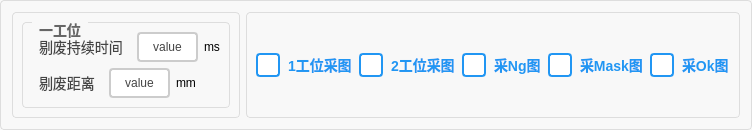
      <widget class="QGroupBox" name="groupBox_14">
       <property name="styleSheet">
        <string notr="true">QGroupBox {
    border: 1px solid #DDD;
    border-radius: 4px;
    font: bold 14px;
    color: #666;
    background-color: #F8F8F8;
}

QGroupBox::title {
    subcontrol-origin: margin;
    subcontrol-position: top left;
    left: 10px;
    padding: 0 5px;
}</string>
       </property>
       <property name="title">
        <string/>
       </property>
       <layout class="QHBoxLayout" name="horizontalLayout_19" stretch="3,1">
        <item>
         <widget class="QGroupBox" name="groupBox_10">
          <property name="styleSheet">
           <string notr="true">QGroupBox {
    border: 1px solid #DDD;
    border-radius: 4px;
    font: bold 14px;
    color: #666;
    background-color: #F8F8F8;
}

QGroupBox::title {
    subcontrol-origin: margin;
    subcontrol-position: top left;
    left: 10px;
    padding: 0 5px;
}</string>
          </property>
          <property name="title">
           <string/>
          </property>
          <layout class="QHBoxLayout" name="horizontalLayout_13">
           <item>
            <widget class="QGroupBox" name="groupBox_8">
             <property name="styleSheet">
              <string notr="true">QGroupBox {
    border: 1px solid #DDD;
    border-radius: 4px;
    font: bold 14px;
    color: #666;
    background-color: #F8F8F8;
}

QGroupBox::title {
    subcontrol-origin: margin;
    subcontrol-position: top left;
    left: 10px;
    padding: 0 5px;
}</string>
             </property>
             <property name="title">
              <string>一工位</string>
             </property>
             <layout class="QVBoxLayout" name="verticalLayout_4">
              <item>
               <layout class="QHBoxLayout" name="horizontalLayout_9">
                <item>
                 <widget class="QLabel" name="label_13">
                  <property name="styleSheet">
                   <string notr="true">/* 基础标签样式 */
QLabel {
    color: #444444;          /* 主文字色 */
    font-size: 14px;         /* 标准字号 */
    background: transparent; /* 透明背景 */
    padding: 2px 4px;        /* 基础内边距 */
}

/* 标题样式 */
QLabel.title {
    font-size: 16px;
    font-weight: 600;
    color: #333333;
    border-bottom: 1px solid #DDDDDD; /* 下划线装饰 */
    padding-bottom: 4px;
}

/* 副标题/次要文本 */
QLabel.subtitle {
    color: #666666;
    font-size: 13px;
    font-style: italic;
}

/* 强调文本 */
QLabel.emphasis {
    color: #333333;
    font-weight: 500;
    background-color: #F5F5F5;
    border-radius: 3px;
    padding: 4px 8px;
}

/* 状态标签（成功/警告/错误） */
QLabel[state=&quot;success&quot;] {
    color: #228B22;          /* 森林绿 */
    border-left: 3px solid #228B22;
    padding-left: 8px;
}

QLabel[state=&quot;warning&quot;] {
    color: #FF8C00;          /* 暗橙 */
    border-left: 3px solid #FF8C00;
    padding-left: 8px;
}

QLabel[state=&quot;error&quot;] {
    color: #B22222;          /* 砖红 */
    border-left: 3px solid #B22222;
    padding-left: 8px;
}

/* 数据展示标签 */
QLabel.data {
    color: #2F4F4F;          /* 深石板灰 */
    font-family: monospace;
    border: 1px solid #E0E0E0;
    background-color: #FFFFFF;
    padding: 6px 12px;
    border-radius: 4px;
}

/* 禁用状态 */
QLabel:disabled {
    color: #AAAAAA;
    background-color: transparent;
}

/* 链接样式（伪链接效果） */
QLabel.link {
    color: #4682B4;          /* 钢蓝 */
    text-decoration: underline;
    border-bottom: 1px dotted #4682B4;
}

/* 图标标签 */
QLabel.icon {
    qproperty-alignment: AlignCenter;
    border: 1px solid #E0E0E0;
    border-radius: 4px;
    background-color: #FFFFFF;
    padding: 12px;
}</string>
                  </property>
                  <property name="text">
                   <string>剔废持续时间</string>
                  </property>
                 </widget>
                </item>
                <item>
                 <widget class="QPushButton" name="pbtn_tifeichixushijian1">
                  <property name="sizePolicy">
                   <sizepolicy hsizetype="Minimum" vsizetype="Minimum">
                    <horstretch>0</horstretch>
                    <verstretch>0</verstretch>
                   </sizepolicy>
                  </property>
                  <property name="styleSheet">
                   <string notr="true">QPushButton {
    padding: 6px 14px;
    border: 2px solid #CCC;
    border-radius: 4px;
    background-color: white;
    color: #444;
}

QPushButton:hover {
    border-color: #999;
    background-color: #F5F5F5;
}

QPushButton:pressed {
    border-color: #777;
    background-color: #EEE;
}</string>
                  </property>
                  <property name="text">
                   <string>value</string>
                  </property>
                 </widget>
                </item>
                <item>
                 <widget class="QLabel" name="label_14">
                  <property name="text">
                   <string>ms</string>
                  </property>
                 </widget>
                </item>
               </layout>
              </item>
              <item>
               <layout class="QHBoxLayout" name="horizontalLayout_10">
                <item>
                 <widget class="QLabel" name="label_15">
                  <property name="styleSheet">
                   <string notr="true">/* 基础标签样式 */
QLabel {
    color: #444444;          /* 主文字色 */
    font-size: 14px;         /* 标准字号 */
    background: transparent; /* 透明背景 */
    padding: 2px 4px;        /* 基础内边距 */
}

/* 标题样式 */
QLabel.title {
    font-size: 16px;
    font-weight: 600;
    color: #333333;
    border-bottom: 1px solid #DDDDDD; /* 下划线装饰 */
    padding-bottom: 4px;
}

/* 副标题/次要文本 */
QLabel.subtitle {
    color: #666666;
    font-size: 13px;
    font-style: italic;
}

/* 强调文本 */
QLabel.emphasis {
    color: #333333;
    font-weight: 500;
    background-color: #F5F5F5;
    border-radius: 3px;
    padding: 4px 8px;
}

/* 状态标签（成功/警告/错误） */
QLabel[state=&quot;success&quot;] {
    color: #228B22;          /* 森林绿 */
    border-left: 3px solid #228B22;
    padding-left: 8px;
}

QLabel[state=&quot;warning&quot;] {
    color: #FF8C00;          /* 暗橙 */
    border-left: 3px solid #FF8C00;
    padding-left: 8px;
}

QLabel[state=&quot;error&quot;] {
    color: #B22222;          /* 砖红 */
    border-left: 3px solid #B22222;
    padding-left: 8px;
}

/* 数据展示标签 */
QLabel.data {
    color: #2F4F4F;          /* 深石板灰 */
    font-family: monospace;
    border: 1px solid #E0E0E0;
    background-color: #FFFFFF;
    padding: 6px 12px;
    border-radius: 4px;
}

/* 禁用状态 */
QLabel:disabled {
    color: #AAAAAA;
    background-color: transparent;
}

/* 链接样式（伪链接效果） */
QLabel.link {
    color: #4682B4;          /* 钢蓝 */
    text-decoration: underline;
    border-bottom: 1px dotted #4682B4;
}

/* 图标标签 */
QLabel.icon {
    qproperty-alignment: AlignCenter;
    border: 1px solid #E0E0E0;
    border-radius: 4px;
    background-color: #FFFFFF;
    padding: 12px;
}</string>
                  </property>
                  <property name="text">
                   <string>剔废距离</string>
                  </property>
                 </widget>
                </item>
                <item>
                 <widget class="QPushButton" name="pbtn_tifeijuli1">
                  <property name="sizePolicy">
                   <sizepolicy hsizetype="Minimum" vsizetype="Minimum">
                    <horstretch>0</horstretch>
                    <verstretch>0</verstretch>
                   </sizepolicy>
                  </property>
                  <property name="styleSheet">
                   <string notr="true">QPushButton {
    padding: 6px 14px;
    border: 2px solid #CCC;
    border-radius: 4px;
    background-color: white;
    color: #444;
}

QPushButton:hover {
    border-color: #999;
    background-color: #F5F5F5;
}

QPushButton:pressed {
    border-color: #777;
    background-color: #EEE;
}</string>
                  </property>
                  <property name="text">
                   <string>value</string>
                  </property>
                 </widget>
                </item>
                <item>
                 <widget class="QLabel" name="label_16">
                  <property name="text">
                   <string>mm</string>
                  </property>
                 </widget>
                </item>
               </layout>
              </item>
             </layout>
            </widget>
           </item>
          </layout>
         </widget>
        </item>
        <item>
         <widget class="QGroupBox" name="groupBox_15">
          <property name="styleSheet">
           <string notr="true">QGroupBox {
    border: 1px solid #DDD;
    border-radius: 4px;
    font: bold 14px;
    color: #666;
    background-color: #F8F8F8;
}

QGroupBox::title {
    subcontrol-origin: margin;
    subcontrol-position: top left;
    left: 10px;
    padding: 0 5px;
}</string>
          </property>
          <property name="title">
           <string/>
          </property>
          <layout class="QHBoxLayout" name="horizontalLayout_22">
           <item>
            <layout class="QHBoxLayout" name="horizontalLayout_21">
             <item>
              <widget class="QCheckBox" name="cBox_takeCamera1Pictures">
               <property name="styleSheet">
                <string notr="true">QCheckBox {
    spacing: 8px;
    font-size: 14px;
    color: #333;
    font-weight: bold;        
    color:  rgb(0, 0, 0);       
}

/* 未选中状态 */
QCheckBox::indicator {
    width: 20px;
    height: 20px;
    border-radius: 4px; /* 方形，圆角可适当调整 */
    border: 2px solid #999;
    background: #ffffff;
}

/* 悬停效果 */
QCheckBox::indicator:hover {
    border: 2px solid #666;
}

/* 选中状态 */
QCheckBox::indicator:checked {
    border: 2px solid #2196F3;
    background-color: qradialgradient(
        cx:0.5, cy:0.5,
        radius:0.4,
        fx:0.5, fy:0.5,
        stop:0 #2196F3,
        stop:1 transparent
    );
}

/* 禁用状态 */
QCheckBox::indicator:disabled {
    border: 2px solid #ccc;
    background: #eee;
}

/* 选中时的文字颜色 */
QCheckBox:checked {
    color: #2196F3;
    font-weight: 500;
}

/* 点击动画效果 */
QCheckBox::indicator:pressed {
    border: 2px solid #1565C0;
    background-color: qradialgradient(
        cx:0.5, cy:0.5,
        radius:0.5,
        fx:0.5, fy:0.5,
        stop:0 #BBDEFB,
        stop:1 transparent
    );
}</string>
               </property>
               <property name="text">
                <string>1工位采图</string>
               </property>
               <property name="checked">
                <bool>true</bool>
               </property>
              </widget>
             </item>
             <item>
              <widget class="QCheckBox" name="cBox_takeCamera2Pictures">
               <property name="styleSheet">
                <string notr="true">QCheckBox {
    spacing: 8px;
    font-size: 14px;
    color: #333;
    font-weight: bold;        
    color:  rgb(0, 0, 0);       
}

/* 未选中状态 */
QCheckBox::indicator {
    width: 20px;
    height: 20px;
    border-radius: 4px; /* 方形，圆角可适当调整 */
    border: 2px solid #999;
    background: #ffffff;
}

/* 悬停效果 */
QCheckBox::indicator:hover {
    border: 2px solid #666;
}

/* 选中状态 */
QCheckBox::indicator:checked {
    border: 2px solid #2196F3;
    background-color: qradialgradient(
        cx:0.5, cy:0.5,
        radius:0.4,
        fx:0.5, fy:0.5,
        stop:0 #2196F3,
        stop:1 transparent
    );
}

/* 禁用状态 */
QCheckBox::indicator:disabled {
    border: 2px solid #ccc;
    background: #eee;
}

/* 选中时的文字颜色 */
QCheckBox:checked {
    color: #2196F3;
    font-weight: 500;
}

/* 点击动画效果 */
QCheckBox::indicator:pressed {
    border: 2px solid #1565C0;
    background-color: qradialgradient(
        cx:0.5, cy:0.5,
        radius:0.5,
        fx:0.5, fy:0.5,
        stop:0 #BBDEFB,
        stop:1 transparent
    );
}</string>
               </property>
               <property name="text">
                <string>2工位采图</string>
               </property>
               <property name="checked">
                <bool>true</bool>
               </property>
              </widget>
             </item>
            </layout>
           </item>
           <item>
            <layout class="QHBoxLayout" name="horizontalLayout_20">
             <item>
              <widget class="QCheckBox" name="cBox_takeNgPictures">
               <property name="styleSheet">
                <string notr="true">QCheckBox {
    spacing: 8px;
    font-size: 14px;
    color: #333;
    font-weight: bold;        
    color:  rgb(0, 0, 0);       
}

/* 未选中状态 */
QCheckBox::indicator {
    width: 20px;
    height: 20px;
    border-radius: 4px; /* 方形，圆角可适当调整 */
    border: 2px solid #999;
    background: #ffffff;
}

/* 悬停效果 */
QCheckBox::indicator:hover {
    border: 2px solid #666;
}

/* 选中状态 */
QCheckBox::indicator:checked {
    border: 2px solid #2196F3;
    background-color: qradialgradient(
        cx:0.5, cy:0.5,
        radius:0.4,
        fx:0.5, fy:0.5,
        stop:0 #2196F3,
        stop:1 transparent
    );
}

/* 禁用状态 */
QCheckBox::indicator:disabled {
    border: 2px solid #ccc;
    background: #eee;
}

/* 选中时的文字颜色 */
QCheckBox:checked {
    color: #2196F3;
    font-weight: 500;
}

/* 点击动画效果 */
QCheckBox::indicator:pressed {
    border: 2px solid #1565C0;
    background-color: qradialgradient(
        cx:0.5, cy:0.5,
        radius:0.5,
        fx:0.5, fy:0.5,
        stop:0 #BBDEFB,
        stop:1 transparent
    );
}</string>
               </property>
               <property name="text">
                <string>采Ng图</string>
               </property>
               <property name="checked">
                <bool>true</bool>
               </property>
              </widget>
             </item>
             <item>
              <widget class="QCheckBox" name="cBox_takeMaskPictures">
               <property name="styleSheet">
                <string notr="true">QCheckBox {
    spacing: 8px;
    font-size: 14px;
    color: #333;
    font-weight: bold;        
    color:  rgb(0, 0, 0);       
}

/* 未选中状态 */
QCheckBox::indicator {
    width: 20px;
    height: 20px;
    border-radius: 4px; /* 方形，圆角可适当调整 */
    border: 2px solid #999;
    background: #ffffff;
}

/* 悬停效果 */
QCheckBox::indicator:hover {
    border: 2px solid #666;
}

/* 选中状态 */
QCheckBox::indicator:checked {
    border: 2px solid #2196F3;
    background-color: qradialgradient(
        cx:0.5, cy:0.5,
        radius:0.4,
        fx:0.5, fy:0.5,
        stop:0 #2196F3,
        stop:1 transparent
    );
}

/* 禁用状态 */
QCheckBox::indicator:disabled {
    border: 2px solid #ccc;
    background: #eee;
}

/* 选中时的文字颜色 */
QCheckBox:checked {
    color: #2196F3;
    font-weight: 500;
}

/* 点击动画效果 */
QCheckBox::indicator:pressed {
    border: 2px solid #1565C0;
    background-color: qradialgradient(
        cx:0.5, cy:0.5,
        radius:0.5,
        fx:0.5, fy:0.5,
        stop:0 #BBDEFB,
        stop:1 transparent
    );
}</string>
               </property>
               <property name="text">
                <string>采Mask图</string>
               </property>
               <property name="checked">
                <bool>true</bool>
               </property>
              </widget>
             </item>
             <item>
              <widget class="QCheckBox" name="cBox_takeOkPictures">
               <property name="styleSheet">
                <string notr="true">QCheckBox {
    spacing: 8px;
    font-size: 14px;
    color: #333;
    font-weight: bold;        
    color:  rgb(0, 0, 0);       
}

/* 未选中状态 */
QCheckBox::indicator {
    width: 20px;
    height: 20px;
    border-radius: 4px; /* 方形，圆角可适当调整 */
    border: 2px solid #999;
    background: #ffffff;
}

/* 悬停效果 */
QCheckBox::indicator:hover {
    border: 2px solid #666;
}

/* 选中状态 */
QCheckBox::indicator:checked {
    border: 2px solid #2196F3;
    background-color: qradialgradient(
        cx:0.5, cy:0.5,
        radius:0.4,
        fx:0.5, fy:0.5,
        stop:0 #2196F3,
        stop:1 transparent
    );
}

/* 禁用状态 */
QCheckBox::indicator:disabled {
    border: 2px solid #ccc;
    background: #eee;
}

/* 选中时的文字颜色 */
QCheckBox:checked {
    color: #2196F3;
    font-weight: 500;
}

/* 点击动画效果 */
QCheckBox::indicator:pressed {
    border: 2px solid #1565C0;
    background-color: qradialgradient(
        cx:0.5, cy:0.5,
        radius:0.5,
        fx:0.5, fy:0.5,
        stop:0 #BBDEFB,
        stop:1 transparent
    );
}</string>
               </property>
               <property name="text">
                <string>采Ok图</string>
               </property>
               <property name="checked">
                <bool>true</bool>
               </property>
              </widget>
             </item>
            </layout>
           </item>
          </layout>
         </widget>
        </item>
       </layout>
      </widget>
